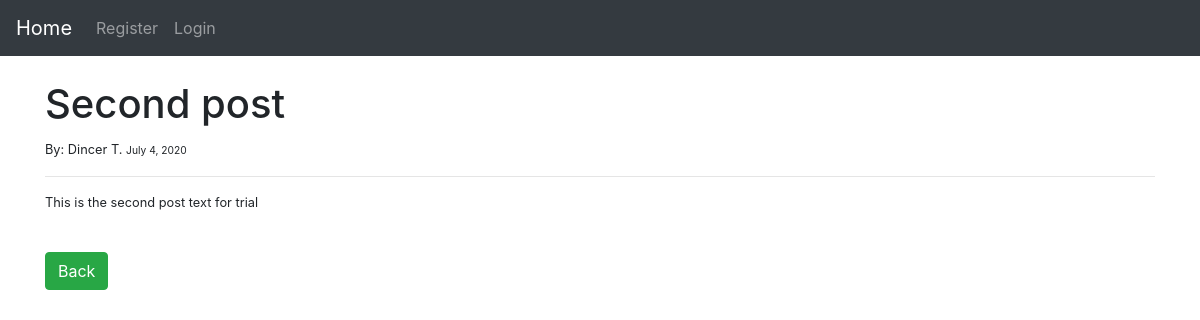
The app's page /article/2 with its own data.
### blogwebsite/models.py (models this page shows, shortened)
class Post(models.Model):
	title = models.CharField(max_length=100)
	author = models.ForeignKey(User, on_delete=models.CASCADE)
	body = models.TextField()
	post_date = models.DateField(auto_now_add=True)

### blogwebsite/views.py (the view)
# urls.py: path('article/<int:pk>', ArticleDetailView.as_view(), name='article_details'),
class ArticleDetailView(DetailView):
	model = Post
	template_name = 'article_details.html'

### blogwebsite/templates/article_details.html (shortened to what this page needs)
{% extends 'base.html' %}
{% block content %}
<br>
<h1>{{ post.title }}</h1>
<small>By: {{ post.author.first_name }} {{ post.author.last_name }}
<small>{{ post.post_date }}</small>
<br>
<hr>
<p>{{ post.body }}</p><br>
<a href="{% url 'home' %}" class="btn btn-success">Back</a>
{% endblock %}

### records on screen
Post: title "Second post", author.first_name "Dincer", author.last_name "T.", post_date "July 4, 2020", body "This is the second post text for trial"
